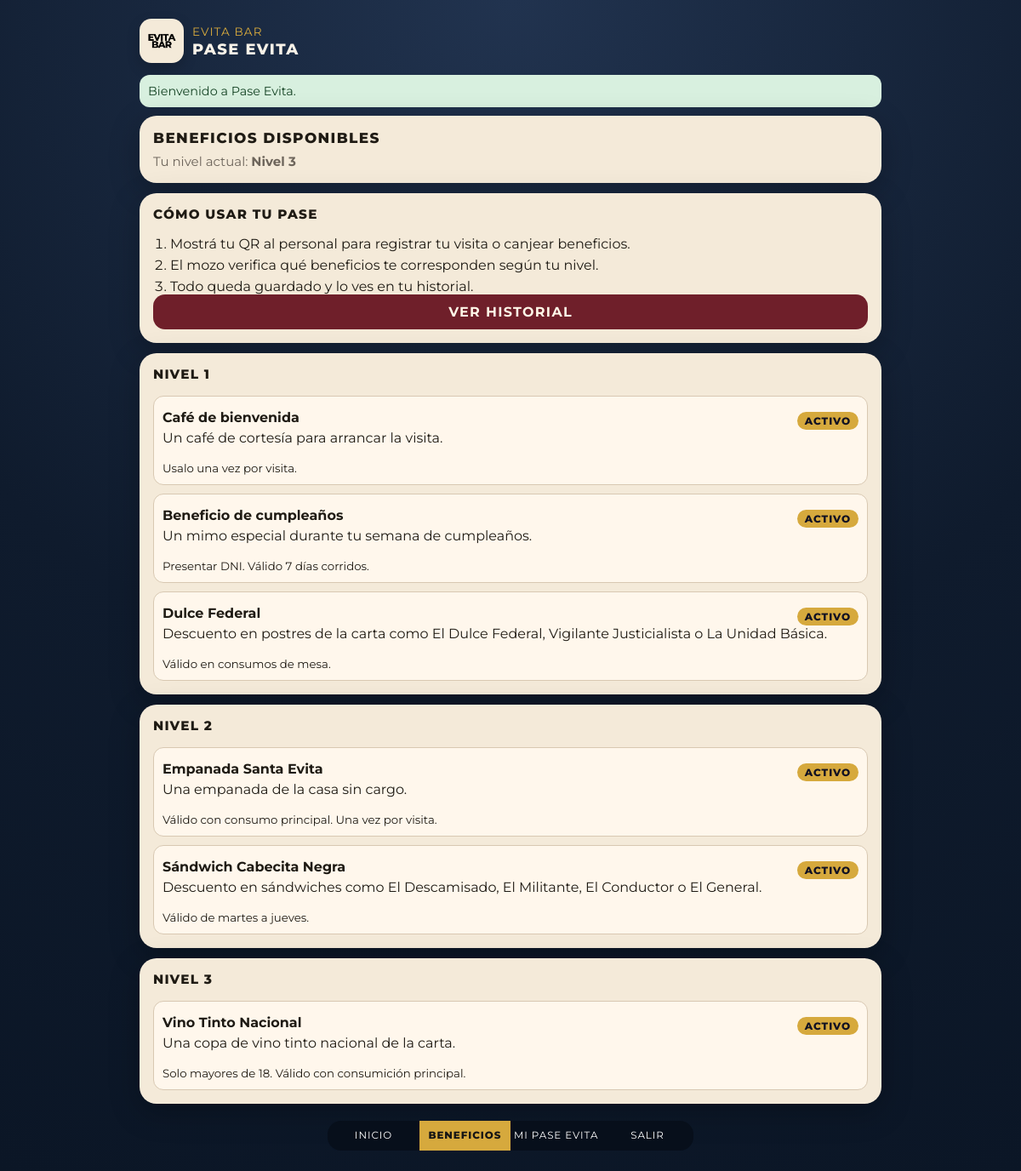
/benefits.php (signed in), run on the app's committed database.
### tables this page shows
CREATE TABLE users (
  id BIGINT UNSIGNED AUTO_INCREMENT PRIMARY KEY,
  name VARCHAR(120) NOT NULL,
  dni VARCHAR(20) NOT NULL,
  phone VARCHAR(25) NOT NULL,
  birthdate DATE NOT NULL,
  email VARCHAR(160) NOT NULL,
  password_hash VARCHAR(255) NOT NULL,
  role ENUM('client', 'staff', 'admin') NOT NULL DEFAULT 'client',
  level TINYINT UNSIGNED NOT NULL DEFAULT 1,
  visits_count INT UNSIGNED NOT NULL DEFAULT 0,
  qr_token CHAR(64) NOT NULL,
  created_at DATETIME NOT NULL,
  updated_at DATETIME NOT NULL,
  UNIQUE KEY uniq_users_dni (dni),
  UNIQUE KEY uniq_users_email (email),
  UNIQUE KEY uniq_users_phone (phone),
  UNIQUE KEY uniq_users_qr_token (qr_token),
  KEY idx_users_level (level),
  KEY idx_users_role (role)
);

CREATE TABLE benefits (
  id BIGINT UNSIGNED AUTO_INCREMENT PRIMARY KEY,
  title VARCHAR(150) NOT NULL,
  description TEXT NOT NULL,
  required_level TINYINT UNSIGNED NOT NULL DEFAULT 1,
  conditions VARCHAR(255) NULL,
  active TINYINT(1) NOT NULL DEFAULT 1,
  sort_order INT NOT NULL DEFAULT 0,
  created_at DATETIME NOT NULL,
  updated_at DATETIME NOT NULL,
  KEY idx_benefits_filters (active, required_level, sort_order)
);

### config/database.php (called while the page is built, shortened)
<?php
function db(): PDO
{
    static $pdo = null;
    if ($pdo instanceof PDO) {
        return $pdo;
    }
    $localConfig = [];
    $host = ($localConfig['db.host'] ?? getenv('DB_HOST')) ?: '127.0.0.1';
    $port = ($localConfig['db.port'] ?? getenv('DB_PORT')) ?: '3306';
    $dbname = ($localConfig['db.name'] ?? getenv('DB_NAME')) ?: 'pase_evita';
    $user = ($localConfig['db.user'] ?? getenv('DB_USER')) ?: 'root';
    $pass = ($localConfig['db.pass'] ?? getenv('DB_PASS')) ?: '';
    $dsn = "mysql:host={$host};port={$port};dbname={$dbname};charset=utf8mb4";
    $options = [
        PDO::ATTR_ERRMODE => PDO::ERRMODE_EXCEPTION,
        PDO::ATTR_DEFAULT_FETCH_MODE => PDO::FETCH_ASSOC,
        PDO::ATTR_EMULATE_PREPARES => false,
    ];
    $pdo = new PDO($dsn, $user, $pass, $options);
    return $pdo;
}

### includes/auth.php (called while the page is built, shortened)
<?php
require_once __DIR__ . '/../config/database.php';
require_once __DIR__ . '/functions.php';
function current_user(): ?array
{
    $stmt = db()->prepare('SELECT * FROM users WHERE id = :id LIMIT 1');
    $stmt->execute(['id' => $_SESSION['user_id']]);
    $user = $stmt->fetch();
    return $user ?: null;
}
function require_login(array $roles = ['client', 'staff', 'admin']): array
{
    $user = current_user();
    return $user;
}

### includes/functions.php (called while the page is built, shortened)
<?php
require_once __DIR__ . '/../config/database.php';
function e(string $value): string
{
    return htmlspecialchars($value, ENT_QUOTES, 'UTF-8');
}
function activeBenefitsByLevel(): array
{
    $stmt = db()->query('SELECT * FROM benefits WHERE active = 1 ORDER BY required_level ASC, sort_order ASC, id ASC');
    $items = $stmt->fetchAll();
    $grouped = [1 => [], 2 => [], 3 => []];
    foreach ($items as $item) {
        $grouped[(int) $item['required_level']][] = $item;
    }
    return $grouped;
}

### public/benefits.php (the view, shortened to what this page needs)
<?php
require_once __DIR__ . '/../includes/auth.php';
$user = require_login(['client']);
$grouped = activeBenefitsByLevel();
require __DIR__ . '/../includes/header.php';
?>
<section class="card">
    <h2>Beneficios disponibles</h2>
    <p class="muted">Tu nivel actual: <strong>Nivel <?= (int) $user['level'] ?></strong></p>
</section>
<section class="card">
    <h3>Cómo usar tu pase</h3>
    <ol class="steps-list compact">
        <li>Mostrá tu QR al personal para registrar tu visita o canjear beneficios.</li>
        <li>El mozo verifica qué beneficios te corresponden según tu nivel.</li>
        <li>Todo queda guardado y lo ves en tu historial.</li>
    </ol>
    <div class="bottom-cta-wrap">
        <a class="btn btn-secondary btn-wide" href="/public/history.php">Ver historial</a>
    </div>
</section>
<?php foreach ([1, 2, 3] as $level): ?>
    <section class="card">
        <h3>Nivel <?= $level ?></h3>
        <?php if (empty($grouped[$level])): ?>
            <p class="muted">Sin beneficios cargados para este nivel.</p>
        <?php else: ?>
            <ul class="benefit-list">
                <?php foreach ($grouped[$level] as $benefit): ?>
                    <li class="<?= (int) $user['level'] >= $level ? 'is-active-benefit' : 'is-locked-benefit' ?>">
                        <div class="benefit-line">
                            <strong><?= e($benefit['title']) ?></strong>
                            <?php if ((int) $user['level'] >= $level): ?>
                                <span class="badge badge-small">Activo</span>
                            <?php endif; ?>
                        </div>
                        <p><?= e($benefit['description']) ?></p>
                        <?php if (!empty($benefit['conditions'])): ?>
                            <small><?= e($benefit['conditions']) ?></small>
                        <?php endif; ?>
                    </li>
                <?php endforeach; ?>
            </ul>
        <?php endif; ?>
    </section>
<?php endforeach; ?>
<nav class="bottom-nav">
    <a href="/public/dashboard.php">Inicio</a>
    <a href="/public/benefits.php" class="active">Beneficios</a>
    <a href="/public/qr.php">Mi Pase Evita</a>
    <a href="/public/logout.php">Salir</a>
</nav>
<?php require __DIR__ . '/../includes/footer.php'; ?>

### public/assets/css/styles.css (style rules this page uses)
:root { --bg: #0f1b2d; --bg-alt: #1d2a40; --card: #f4ead9; --text: #1f1b14; --gold: #d6a93d; --wine: #6f1f2a; --deep-green: #1f4a3f; --muted: #6d655b; --radius: 20px; --shadow: 0 10px 35px rgba(0, 0, 0, 0.25); }
* { box-sizing: border-box; }
html, body { margin: 0; padding: 0; }
body { margin: 0; font-family: "Montserrat", "Segoe UI", Arial, sans-serif; background: radial-gradient(circle at top, #21334f 0%, var(--bg) 55%, #0b1626 100%); color: #f8f2e8; }
a { color: inherit; }
.card, .hero-card { background: var(--card); color: var(--text); border-radius: var(--radius); padding: 16px; box-shadow: var(--shadow); min-width: 0; }
h1, h2, h3, p { margin-top: 0; }
h1, h2, h3, .badge, .btn, .bottom-nav a, .label, .brand-title { text-transform: uppercase; }
h2 { margin-bottom: 8px; }
.muted { color: var(--muted); margin-bottom: 0; font-size: 0.94rem; font-weight: 400; text-transform: none; }
h2, h3 { font-weight: 800; letter-spacing: 0.08em; line-height: 1.2; }
h2 { font-size: 1.06rem; }
h3 { font-size: 0.95rem; }
.badge { display: inline-block; margin-top: 8px; background: var(--gold); color: #112; border-radius: 999px; padding: 6px 12px; font-weight: 800; font-size: 0.9rem; letter-spacing: 0.08em; line-height: 1.1; white-space: normal; text-align: center; }
.badge-small { font-size: 0.75rem; padding: 4px 9px; }
.btn { border: none; border-radius: 14px; padding: 12px 14px; font-size: 1rem; font-weight: 700; text-decoration: none; display: inline-flex; justify-content: center; align-items: center; cursor: pointer; text-transform: uppercase; letter-spacing: 0.08em; line-height: 1.1; text-align: center; white-space: normal; }
.btn-secondary { background: var(--wine); color: #fff6e7; }
.btn-wide { width: 100%; }
.bottom-cta-wrap { display: grid; gap: 8px; }
.benefit-list { list-style: none; padding: 0; margin: 0; display: grid; gap: 10px; }
.benefit-list li { border: 1px solid #d8c8b2; border-radius: 12px; padding: 10px; background: #fff7ec; min-width: 0; }
.steps-list, .history-list { margin: 0; padding-left: 20px; }
.steps-list { display: grid; gap: 8px; }
.steps-list.compact { gap: 6px; }
.benefit-line { display: flex; justify-content: space-between; align-items: center; gap: 8px; flex-wrap: wrap; }
.is-active-benefit { border-left: 5px solid var(--deep-green); }
.bottom-nav { position: fixed; left: 0; right: 0; bottom: 0; display: grid; grid-template-columns: repeat(4, 1fr); background: rgba(8, 15, 27, 0.95); backdrop-filter: blur(8px); max-width: 440px; margin: 0 auto; border-radius: 18px 18px 0 0; overflow: hidden; }
.bottom-nav a { text-align: center; color: #fff; text-decoration: none; font-size: 0.74rem; padding: 11px 4px; text-transform: uppercase; letter-spacing: 0.08em; line-height: 1.15; overflow-wrap: anywhere; }
.bottom-nav a.active { background: var(--gold); color: #151515; font-weight: 800; }
@media (min-width: 768px) { .bottom-nav { position: static; margin-top: 8px; border-radius: 16px; max-width: 100%; } }

### data on the page
users: level "3"
benefits: title "Café de bienvenida", description "Un café de cortesía para arrancar la visita.", conditions "Usalo una vez por visita."
benefits: title "Beneficio de cumpleaños", description "Un mimo especial durante tu semana de cumpleaños.", conditions "Presentar DNI. Válido 7 días corridos."
benefits: title "Dulce Federal", description "Descuento en postres de la carta como El Dulce Federal, Vigilante Justicialista o La Unidad Básica.", conditions "Válido en consumos de mesa."
benefits: title "Empanada Santa Evita", description "Una empanada de la casa sin cargo.", conditions "Válido con consumo principal. Una vez por visita."
benefits: title "Sándwich Cabecita Negra", description "Descuento en sándwiches como El Descamisado, El Militante, El Conductor o El General.", conditions "Válido de martes a jueves."
benefits: title "Vino Tinto Nacional", description "Una copa de vino tinto nacional de la carta.", conditions "Solo mayores de 18. Válido con consumición principal."

### other printed values
$appName "PASE EVITA"
$flash['message'] "Bienvenido a Pase Evita."
$level "1"
$level "2"
$level "3"
